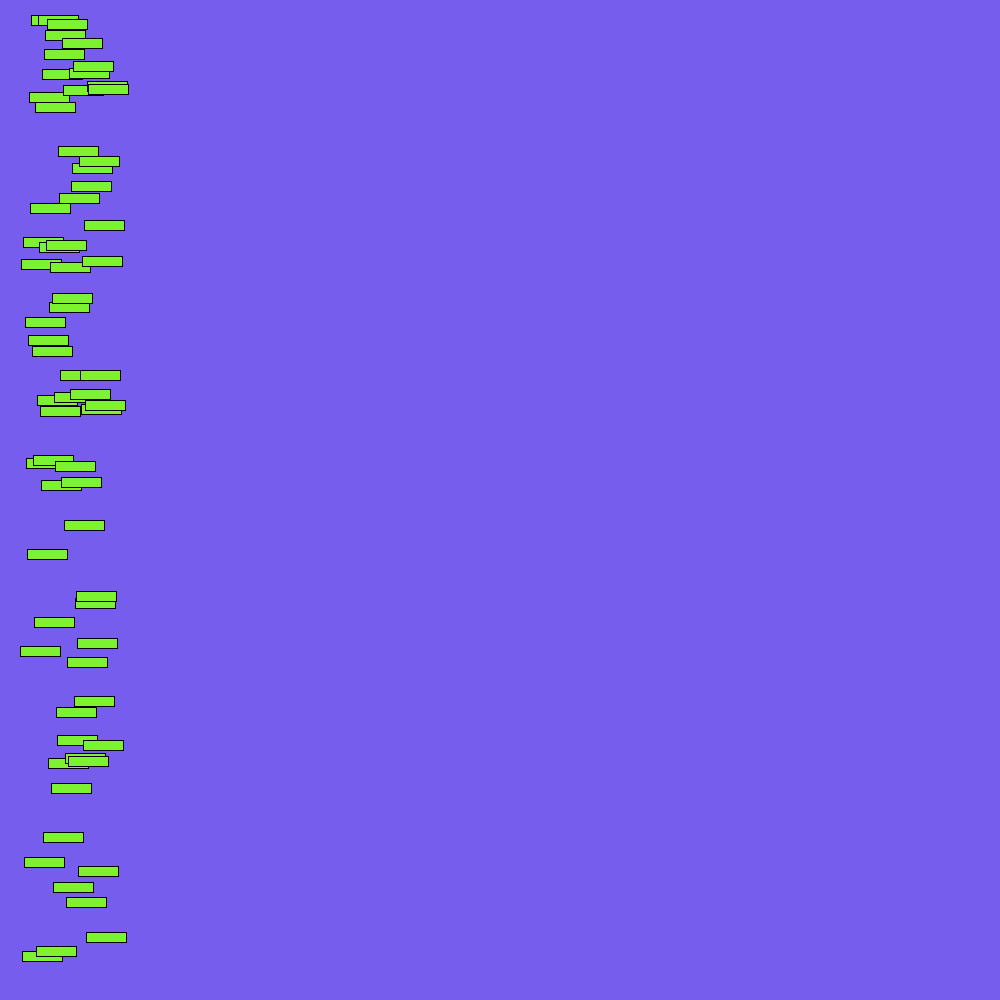
Frame 1 (no input)
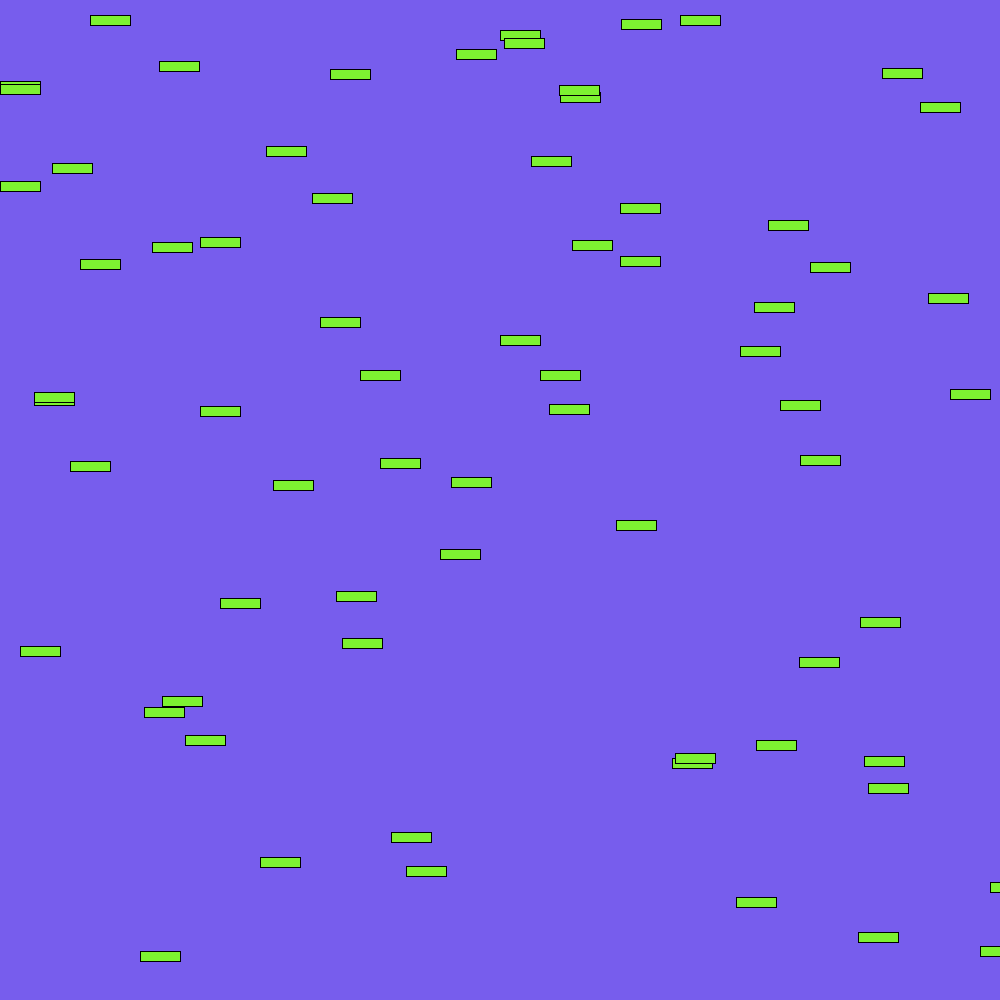
Frame 60 (the mouse pressed at the canvas centre just before this capture)
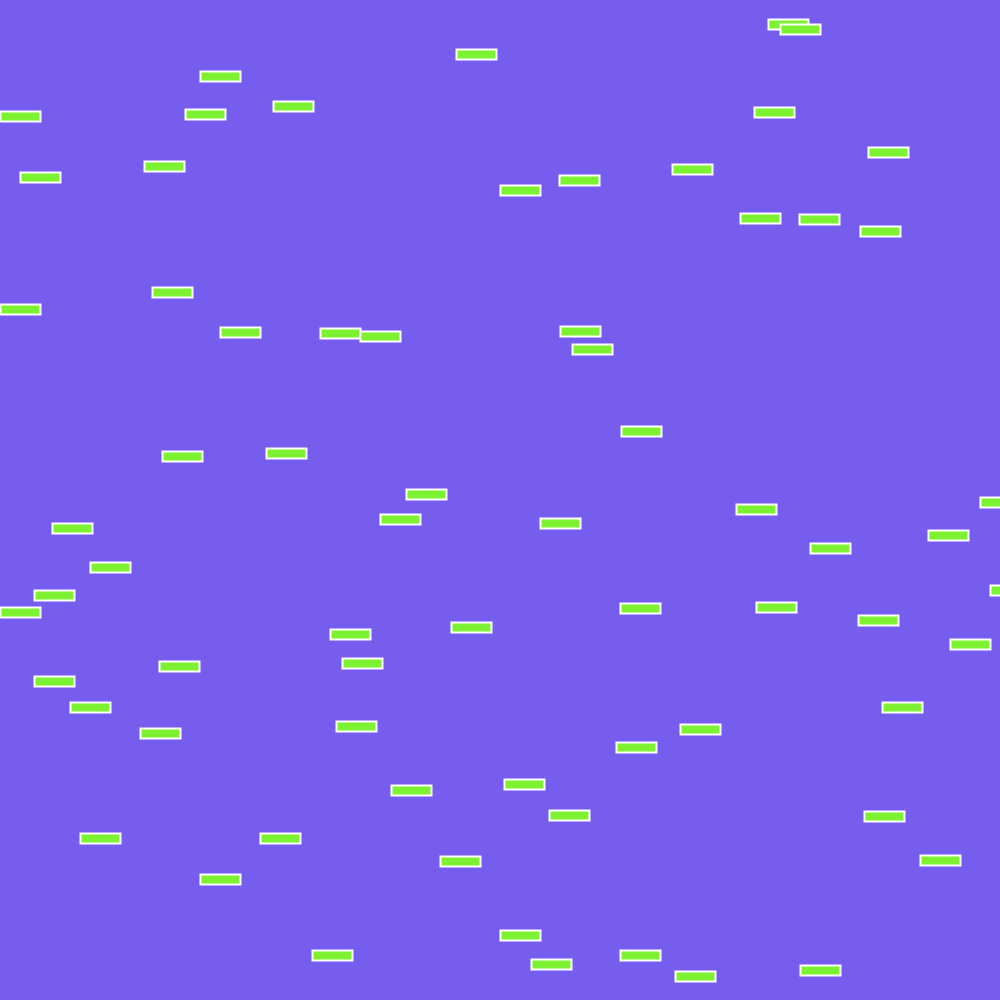
Frame 120 (the mouse held since frame 60 and released just before this capture)

The Processing sketch that drew these frames (run headless with seeded random() and noise(); from frame 60 on, the mouse is pressed at the canvas centre):

// Processing sketch: processing_172726
// ── processing_172726.pde

Object[] Objects = new Object[69];

void setup() {
  size(1000, 1000);
  for(int i=0; i<Objects.length; i++) {
    Objects[i] = new Object(20, random(height), #7DF231);
  }
}
void draw() {
  background(#775DED);
  for(int i=0; i<Objects.length; i++) {
    Objects[i].Movement(i);
  }
}



class Object {
  float x;
  float y;
  color c;
  
  Object(float Objectx, float Objecty, color Objectcolor) {
    x = Objectx;
    y = Objecty;
    c = Objectcolor;
  }
  void Movement(int speed) {
    x = x + speed;
    if(x > width) {
      x = 0;
    }
    fill(c);
    rect(x, y, 40, 10);
  }
}

void mousePressed(){
   setup();
   background(0);
   translate(mouseX, mouseY);
   fill(#F9FF67);
   stroke(255);
   strokeWeight(2);
   beginShape();
   vertex(0, -50);
   vertex(14, -20);
   vertex(47, -15);
   vertex(23, 7);
   vertex(29, 40);
   vertex(0, 25);
   vertex(-29, 40);
   vertex(-23, 7);
   vertex(-47, -15);
   vertex(-14, -20);
   endShape(CLOSE);
}
  
